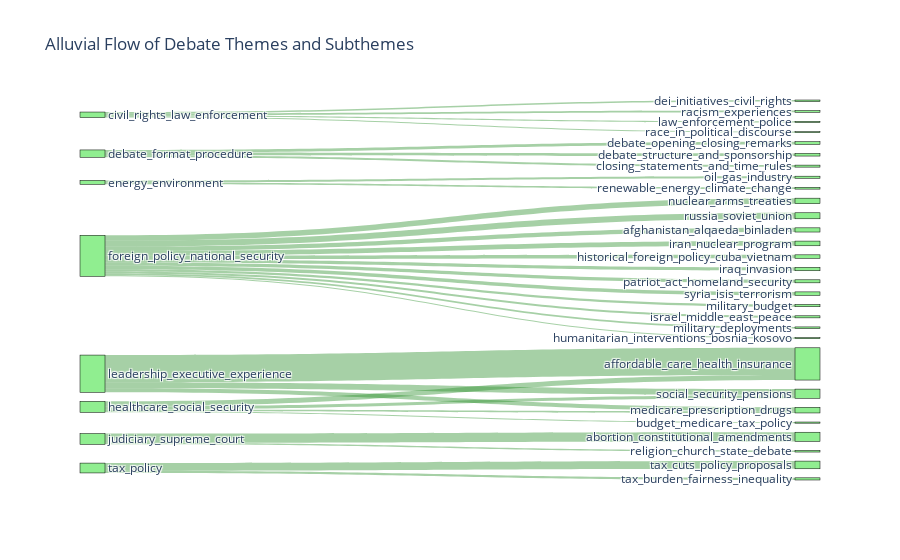

Write notebook code for a chart like this one.
### Markdown cell above
Looking beyond broad themes, these plots reveal how **specific subtopics rise and fall within larger policy areas**. This granularity shows how the language of debates adapts to historical shocks, partisan strategy, and shifting voter concerns.

- **Foreign policy and national security**  
  Early debates were dominated by the Cold War, with *Russia/Soviet Union* and *historical conflicts (Cuba, Vietnam)* taking center stage. Over time, new subthemes emerged: *nuclear arms treaties* in the 1980s, *Afghanistan and Iraq* after 2001, and *Syria/ISIS* in the 2010s. The reappearance of *Russia* in 2020–2024 highlights the return of great-power rivalry.  

- **Healthcare and social security**  
  In the 1960s–80s, debates centered on *social security and pensions*. From the 1990s onward, the discourse pivoted to *affordable care and health insurance*, reflecting the Clinton reforms, the Affordable Care Act, and subsequent Republican efforts to dismantle it. *Medicare prescription drugs* emerged as a niche but recurring subtheme in the 2000s.  

- **Tax policy**  
  For decades, tax debates were framed mainly around *tax cuts and proposals*. Since 2016, however, candidates increasingly emphasized *fairness and inequality*, marking a shift from technical policy to moral framing of the tax burden.  

- **Energy and environment**  
  The balance swings between *oil and gas industry* concerns (1970s–2000s) and *renewable energy/climate change* (2000s–2020s). The rising prominence of climate change as a subtheme underscores the gradual politicization of environmental issues.  

- **Judiciary and the Supreme Court**  
  In the 1980s–1990s, both *abortion amendments* and *religion/church-state debates* were present. By the 2000s, abortion overwhelmingly dominated the subtheme distribution — reflecting the centrality of reproductive rights in judicial politics.  

- **Civil rights and law enforcement**  
  Subthemes evolve alongside social movements: *racism and civil rights* in the 1980s, *policing and law enforcement* around the 2000s, and *race in political discourse* linked to Black Lives Matter in 2016–2020.  

- **Debate format and procedure**  
  Even procedural talk shifts — from *closing statements and time rules* in early debates to *structure and sponsorship* in later ones, with *opening/closing remarks* reemerging as candidates contest moderator fairness.  

Together, these subtheme trajectories reveal how **debate language both mirrors the historical moment (wars, pandemics, civil rights movements)** and **reconfigures recurring issues under new frames**. Cold War anxieties, healthcare reforms, climate change, and abortion debates are not new concerns — but the **subtopics and vocabulary used to debate them evolve**, offering a window into the political imagination of each era.

### Code cell
# === ALLUVIAL FLOW: THEMES → SUBTHEMES ===

import plotly.graph_objects as go

# aggregate data
df_alluvial = (
    debates.groupby(["theme", "subtheme"])
    .size()
    .reset_index(name="count")
)

# filter out NaN subthemes
df_alluvial = df_alluvial[df_alluvial["subtheme"].notna()]

# build node list: themes + subthemes
themes = df_alluvial["theme"].unique().tolist()
subthemes = df_alluvial["subtheme"].unique().tolist()
nodes = themes + subthemes

# mapping theme/subtheme to indices
node_index = {n: i for i, n in enumerate(nodes)}

# links: theme → subtheme
links = []
for _, row in df_alluvial.iterrows():
    links.append(dict(
        source=node_index[row["theme"]],
        target=node_index[row["subtheme"]],
        value=row["count"]
    ))

# Sankey figure
fig = go.Figure(data=[go.Sankey(
    node=dict(
        pad=40,
        thickness=25,
        line=dict(color="black", width=0.5),
        label=nodes,
        color="lightgreen"
    ),
    link=dict(
        source=[l["source"] for l in links],
        target=[l["target"] for l in links],
        value=[l["value"] for l in links],
        color="rgba(34,139,34,0.4)"   # semi-transparent green
    )
)])

fig.update_layout(
    title_text="Alluvial Flow of Debate Themes and Subthemes",
    font_size=12
)

fig.show()

### Figure 1 — Plotly figure (JSON) as saved in the notebook; plotly's stock layout.template omitted (floating-point values rounded to 4 significant figures)
{"data": [{"link": {"color": "rgba(34,139,34,0.4)", "source": [0, 0, 0, 0, 1, 1, 1, 2, 2, 3, 3, 3, 3, 3, 3, 3, 3, 3, 3, 3, 3, 4, 4, 4, 4, 5, 5, 6, 6, 6, 7, 7], "target": [8, 9, 10, 11, 12, 13, 14, 15, 16, 17, 18, 19, 20, 21, 22, 23, 24, 25, 26, 27, 28, 29, 30, 31, 32, 33, 34, 29, 31, 32, 35, 36], "value": [30, 24, 21, 34, 40, 53, 52, 41, 36, 83, 68, 23, 93, 68, 41, 46, 32, 110, 60, 119, 69, 100, 23, 34, 61, 181, 32, 538, 78, 120, 43, 152]}, "node": {"color": "lightgreen", "label": ["civil_rights_law_enforcement", "debate_format_procedure", "energy_environment", "foreign_policy_national_security", "healthcare_social_security", "judiciary_supreme_court", "leadership_executive_experience", "tax_policy", "dei_initiatives_civil_rights", "law_enforcement_police", "race_in_political_discourse", "racism_experiences", "closing_statements_and_time_rules", "debate_opening_closing_remarks", "debate_structure_and_sponsorship", "oil_gas_industry", "renewable_energy_climate_change", "afghanistan_alqaeda_binladen", "historical_foreign_policy_cuba_vietnam", "humanitarian_interventions_bosnia_kosovo", "iran_nuclear_program", "iraq_invasion", "israel_middle_east_peace", "military_budget", "military_deployments", "nuclear_arms_treaties", "patriot_act_homeland_security", "russia_soviet_union", "syria_isis_terrorism", "affordable_care_health_insurance", "budget_medicare_tax_policy", "medicare_prescription_drugs", "social_security_pensions", "abortion_constitutional_amendments", "religion_church_state_debate", "tax_burden_fairness_inequality", "tax_cuts_policy_proposals"], "line": {"color": "black", "width": 0.5}, "pad": 40, "thickness": 25}, "type": "sankey"}], "layout": {"font": {"size": 12}, "title": {"text": "Alluvial Flow of Debate Themes and Subthemes"}}}
